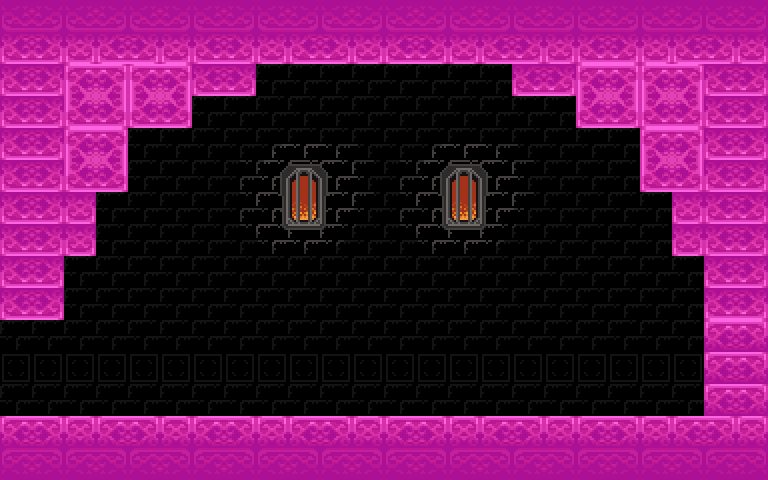

A level layout from a 2D game, rendered from its tile map. Below: a short description, then the map file with tile-grid data replaced by summaries:
An orthogonal 24x15 tile map with 32x32 px tiles, 2 tile layers (background, physics), 2 tilesets and 2 objects (exit, spawn).

<map version="1.0" orientation="orthogonal" width="24" height="15" tilewidth="32" tileheight="32">
 <tileset firstgid="1" name="tiles3" tilewidth="32" tileheight="32">
  <image source="../res/tiles3.png" width="256" height="256" />
 </tileset>
 <tileset firstgid="65" name="physicsTiles" tilewidth="32" tileheight="32">
  <image source="physicsTiles.png" width="256" height="256" />
 </tileset>
 <layer name="background" width="24" height="15">
  <data>[360 cells, 360 non-empty, 35 distinct tile ids]</data>
 </layer>
 <layer name="physics" width="24" height="15" opacity="0.61">
  <data>[360 cells, 166 non-empty, 1 distinct tile ids]</data>
 </layer>
 <objectgroup name="objects" width="24" height="15">
  <object name="overworld" type="exit" x="-16" y="300" width="53" height="131" />
  <object name="HeartContainer" type="spawn" x="352" y="384" width="32" height="32">
   <properties>
    <property name="once" value="dungeon" />
   </properties>
  </object>
 </objectgroup>
</map>
